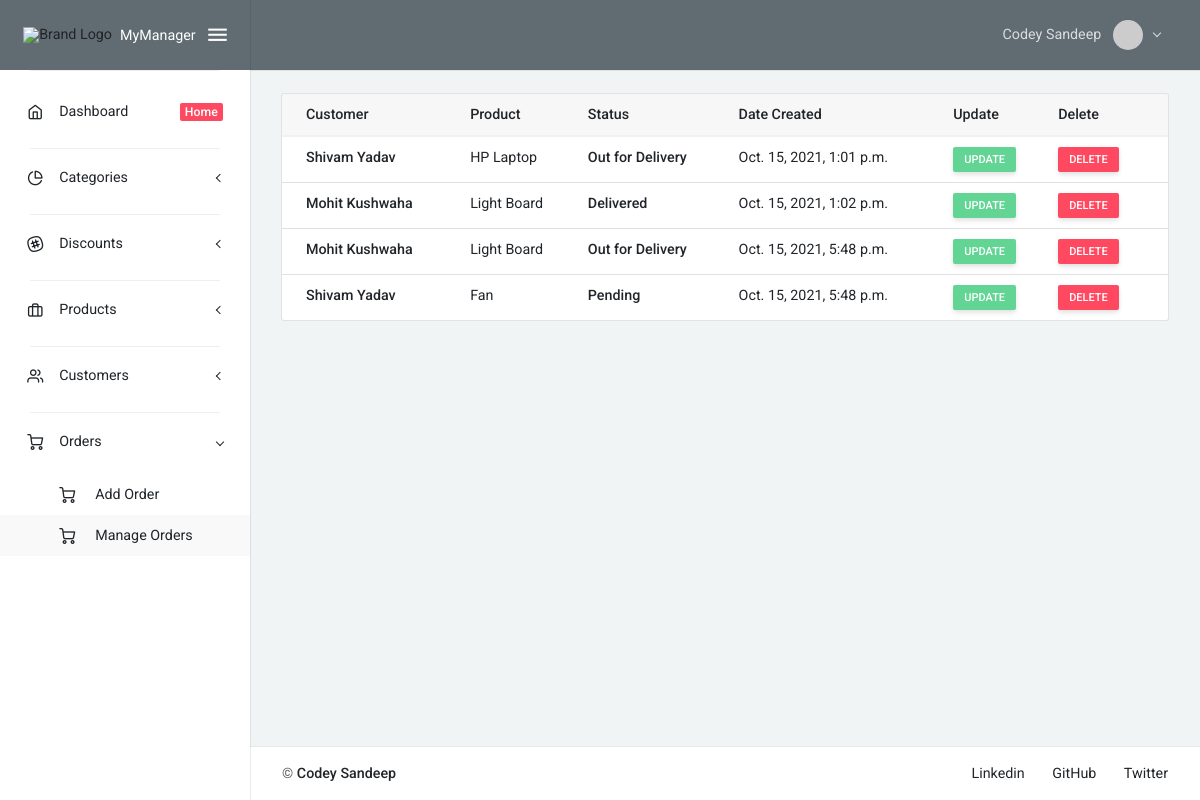
Screenshot of /orders/ (signed in) with the database file from the repository.
### cmsApp/models.py (models this page shows, shortened)
class Order(models.Model):
    status_choices = (
        ("Pending", "Pending"),
        ("Delivered", "Delivered"),
        ("Out for Delivery", "Out for Delivery"),
    )
    id = models.AutoField(primary_key=True)
    customer = models.ForeignKey(Customer, on_delete=models.CASCADE)
    product = models.ForeignKey(Product, on_delete=models.CASCADE)
    status = models.CharField(max_length=235, choices=status_choices)
    date_created = models.DateTimeField(auto_now_add=True)
    class Meta:
        verbose_name_plural = "5. Total Orders"

class Customer(models.Model):
    id = models.AutoField(primary_key=True)
    name = models.CharField(max_length=235, null=True)
    email = models.EmailField(max_length=235, null=True)
    phone = models.CharField(max_length=235, null=True)
    address = models.CharField(max_length=235, null=True)
    date_created = models.DateTimeField(auto_now_add=True)
    class Meta:
        verbose_name_plural = "4. Total Customers"
    def __str__(self):
        return self.name

class Product(models.Model):
    id = models.AutoField(primary_key=True)
    title = models.CharField(max_length=235, null=True)
    category = models.ForeignKey(Category, on_delete=models.CASCADE)
    price = models.PositiveIntegerField(default=0)
    discount = models.ForeignKey(Discount, on_delete=models.CASCADE)
    date_created = models.DateTimeField(auto_now_add=True)
    class Meta:
        verbose_name_plural = "3. Total Products"
    def __str__(self):
        return self.title

### cmsApp/views.py (the view)
# urls.py: path('orders/', OrdersPageView, name="orders_page"),
@login_required(login_url="login_page")
def OrdersPageView(request):
    orders = Order.objects.all()
    context = {
        "orders": orders,
    }
    return render(request, 'orders_page.html', context)

### cmsApp/templates/orders_page.html (shortened to what this page needs)
{% extends 'base.html' %}
{% block body %}
<div class="card">
    <table class="table card-table">
        <thead class="thead-light">
            <tr>
                <th>Customer</th>
                <th>Product</th>
                <th>Status</th>
                <th>Date Created</th>
                <th>Update</th>
                <th>Delete</th>
            </tr>
        </thead>
        <tbody>
            {% for order in orders %}
            <tr>
                <th>{{order.customer}}</th>
                <td>{{order.product}}</td>
                <th>{{order.status}}</th>
                <td>{{order.date_created}}</td>
                <td>
                    <a href="{% url 'update_order_page' order.id %}" class="btn btn-success btn-sm">Update</a>
                </td>
                <td>
                    <a href="{% url 'delete_order_page' order.id %}" class="btn btn-danger btn-sm">Delete</a>
                </td>
            </tr>
            {% endfor %}
        </tbody>
    </table>
</div>
{% endblock body %}

### templates/components/navbar.html (shortened to what this page needs)
{% load static %}
<nav class="layout-navbar navbar navbar-expand-lg align-items-lg-center bg-dark container-p-x" id="layout-navbar">
    <div class="navbar-collapse collapse" id="layout-navbar-collapse">
        <div class="navbar-nav align-items-lg-center ml-auto nav-profile">
            <div class="demo-navbar-user nav-item dropdown">
                <a class="nav-link dropdown-toggle" href="#" data-toggle="dropdown">
                    {% if request.user.first_name and request.user.last_name %}
                    <span class="d-inline-flex flex-lg-row-reverse align-items-center align-middle">
                        <img src="https://i.pravatar.cc/300" alt="Random Image" class="d-block ui-w-30 rounded-circle">
                        <span class="px-1 mr-lg-2 ml-2 ml-lg-0">{{request.user.first_name}}
                            {{request.user.last_name}}</span>
                    </span>
                    {% else %}
                    <span class="d-inline-flex flex-lg-row-reverse align-items-center align-middle">
                        <img src="https://i.pravatar.cc/300" alt="Random Image" class="d-block ui-w-30 rounded-circle">
                        <span class="px-1 mr-lg-2 ml-2 ml-lg-0">Codey Sandeep</span>
                    </span>
                    {% endif %}
                </a>
            </div>
        </div>
    </div>
</nav>

### static/css/uikit.css (style rules this page uses)
.ui-w-30 { width: 30px !important; height: auto; }

### static/css/style.css (style rules this page uses)
.card { overflow: scroll; }

### rows the page displays
Order: customer "Shivam Yadav", product "HP Laptop", status "Out for Delivery", date_created "Oct. 15, 2021, 1:01 p.m."
Order: customer "Mohit Kushwaha", product "Light Board", status "Delivered", date_created "Oct. 15, 2021, 1:02 p.m."
Order: customer "Mohit Kushwaha", product "Light Board", status "Out for Delivery", date_created "Oct. 15, 2021, 5:48 p.m."
Order: customer "Shivam Yadav", product "Fan", status "Pending", date_created "Oct. 15, 2021, 5:48 p.m."

### other values shown
{{ request.user.first_name }} "Codey"
{{ request.user.last_name }} "Sandeep"
